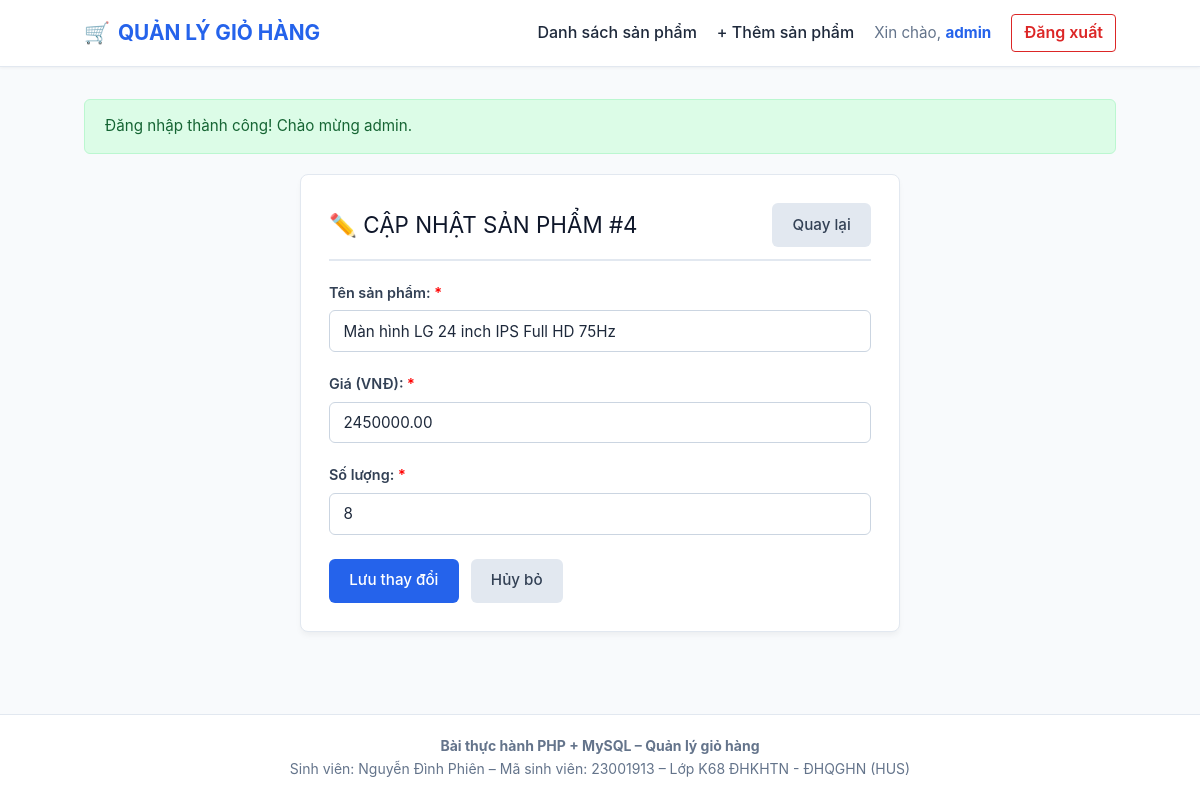
/buoi5/app/product_edit.php?id=4 (signed in), run on the app's committed database.
### tables this page shows
CREATE TABLE products (
    id INT PRIMARY KEY AUTO_INCREMENT,
    name VARCHAR(100) NOT NULL,
    price DECIMAL(10,2) NOT NULL,
    quantity INT NOT NULL
);

### buoi5/app/model/product.php (called while the page is built, shortened)
<?php
if (!function_exists('getProductById')) {
    function getProductById($id) {
        $pdo = getDBConnection();
        $sql = "SELECT * FROM products WHERE id = ?";
        $stmt = $pdo->prepare($sql);
        $stmt->execute([$id]);
        return $stmt->fetch();
    }
}

### buoi5/app/product_edit.php (the view, shortened to what this page needs)
<?php
require_once __DIR__ . '/model/product.php';
$id = filter_input(INPUT_GET, 'id', FILTER_VALIDATE_INT);
$product = getProductById($id);
    ?>
    <?php
$name = $product['name'];
$price = $product['price'];
$quantity = $product['quantity'];
require_once __DIR__ . '/view/header.php';
?>
<div style="max-width: 600px; margin: 0 auto;">
    <div class="card">
        <div class="card-title">
            <span>✏️ CẬP NHẬT SẢN PHẨM #<?= htmlspecialchars($id) ?></span>
            <a href="product_list.php" class="btn btn-secondary">Quay lại</a>
        </div>
        <form action="product_edit.php?id=<?= urlencode($id) ?>" method="POST">
            <div class="form-group">
                <label for="name">Tên sản phẩm: <span style="color:red;">*</span></label>
                <input type="text" id="name" name="name" value="<?= htmlspecialchars($name) ?>" required placeholder="Nhập tên sản phẩm...">
            </div>
            <div class="form-group">
                <label for="price">Giá (VNĐ): <span style="color:red;">*</span></label>
                <input type="number" id="price" name="price" step="0.01" min="0.01" value="<?= htmlspecialchars($price) ?>" required placeholder="Nhập giá sản phẩm...">
            </div>
            <div class="form-group">
                <label for="quantity">Số lượng: <span style="color:red;">*</span></label>
                <input type="number" id="quantity" name="quantity" min="0" step="1" value="<?= htmlspecialchars($quantity) ?>" required placeholder="Nhập số lượng...">
            </div>
            <div class="form-actions">
                <button type="submit" class="btn btn-primary">Lưu thay đổi</button>
                <a href="product_list.php" class="btn btn-secondary">Hủy bỏ</a>
            </div>
        </form>
    </div>
</div>
<?php
require_once __DIR__ . '/view/footer.php';
?>

### buoi5/app/assets/css/style.css (style rules this page uses)
:root { --primary-color: #2563eb; --primary-hover: #1d4ed8; --success-color: #16a34a; --success-hover: #15803d; --danger-color: #dc2626; --danger-hover: #b91c1c; --warning-color: #d97706; --bg-color: #f8fafc; --card-bg: #ffffff; --text-color: #1e293b; --text-muted: #64748b; --border-color: #e2e8f0; --font-family: -apple-system, BlinkMacSystemFont, "Segoe UI", Roboto, "Helvetica Neue", Arial, sans-serif; }
* { box-sizing: border-box; margin: 0; padding: 0; }
body { font-family: var(--font-family); background-color: var(--bg-color); color: var(--text-color); line-height: 1.6; min-height: 100vh; display: flex; flex-direction: column; }
.card { background: var(--card-bg); border: 1px solid var(--border-color); border-radius: 8px; padding: 1.75rem; box-shadow: 0 4px 6px -1px rgba(0, 0, 0, 0.05); margin-bottom: 1.5rem; }
.card-title { font-size: 1.4rem; margin-bottom: 1.25rem; color: #0f172a; display: flex; justify-content: space-between; align-items: center; border-bottom: 2px solid var(--border-color); padding-bottom: 0.75rem; }
.form-group { margin-bottom: 1.25rem; }
label { display: block; margin-bottom: 0.4rem; font-weight: 600; font-size: 0.9rem; color: #334155; }
input[type="text"], input[type="password"], input[type="number"], input[type="email"] { width: 100%; padding: 0.65rem 0.85rem; font-size: 0.95rem; font-family: inherit; border: 1px solid #cbd5e1; border-radius: 6px; background-color: #ffffff; color: var(--text-color); transition: border-color 0.15s, box-shadow 0.15s; }
.form-actions { margin-top: 1.5rem; display: flex; gap: 0.75rem; align-items: center; }
button, .btn { display: inline-block; padding: 0.6rem 1.2rem; font-size: 0.95rem; font-weight: 500; line-height: 1.5; border-radius: 6px; border: 1px solid transparent; cursor: pointer; text-decoration: none; text-align: center; transition: all 0.15s ease-in-out; font-family: inherit; }
.btn-primary { background-color: var(--primary-color); color: #ffffff; }
.btn-secondary { background-color: #e2e8f0; color: #334155; }

### data on the page
products: name "Màn hình LG 24 inch IPS Full HD 75Hz", price "2450000.00", quantity "8"

### other printed values
$currentUsername "admin"
$_SESSION['flash_success'] "Đăng nhập thành công! Chào mừng admin."
$id "4"
